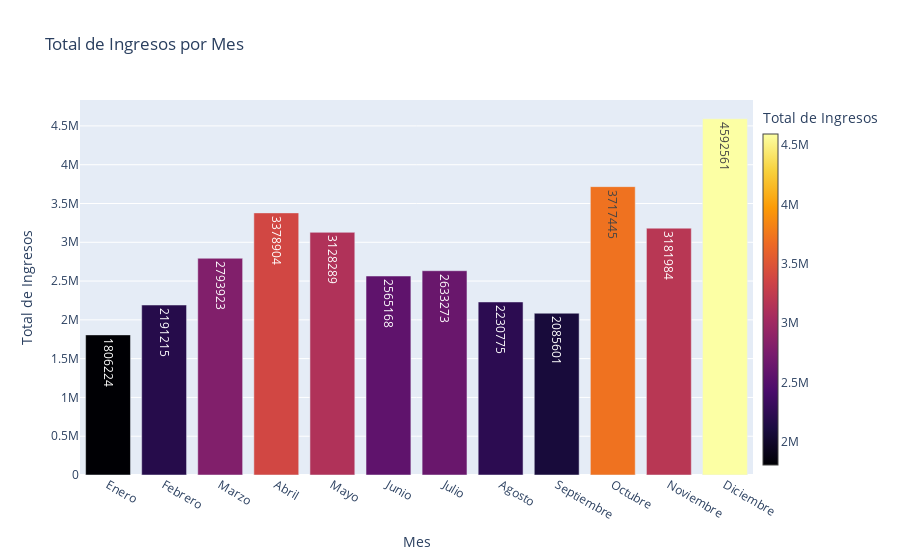

Source (notebook cell):
### Code cell
# Se configura los ejes y los titulos
fig.update_layout(
    title='Total de Ingresos por Mes',
    xaxis=dict(title='Mes'),
    yaxis=dict(title='Total de Ingresos'),
)

### Figure 1 — Plotly figure (JSON) as saved in the notebook; plotly's stock layout.template omitted (floating-point values rounded to 4 significant figures)
{"data": [{"marker": {"color": [1806224, 2191215, 2793923, 3378904, 3128289, 2565168, 2633273, 2230775, 2085601, 3717445, 3181984, 4592561], "colorbar": {"thickness": 15, "title": {"text": "Total de Ingresos"}, "x": 1}, "colorscale": [[0, "#000004"], [0.1111, "#1b0c41"], [0.2222, "#4a0c6b"], [0.3333, "#781c6d"], [0.4444, "#a52c60"], [0.5556, "#cf4446"], [0.6667, "#ed6925"], [0.7778, "#fb9b06"], [0.8889, "#f7d13d"], [1, "#fcffa4"]]}, "text": ["1806224", "2191215", "2793923", "3378904", "3128289", "2565168", "2633273", "2230775", "2085601", "3717445", "3181984", "4592561"], "textposition": "auto", "type": "bar", "x": ["Enero", "Febrero", "Marzo", "Abril", "Mayo", "Junio", "Julio", "Agosto", "Septiembre", "Octubre", "Noviembre", "Diciembre"], "y": [1806224, 2191215, 2793923, 3378904, 3128289, 2565168, 2633273, 2230775, 2085601, 3717445, 3181984, 4592561]}], "layout": {"title": {"text": "Total de Ingresos por Mes"}, "xaxis": {"title": {"text": "Mes"}}, "yaxis": {"title": {"text": "Total de Ingresos"}}}}
